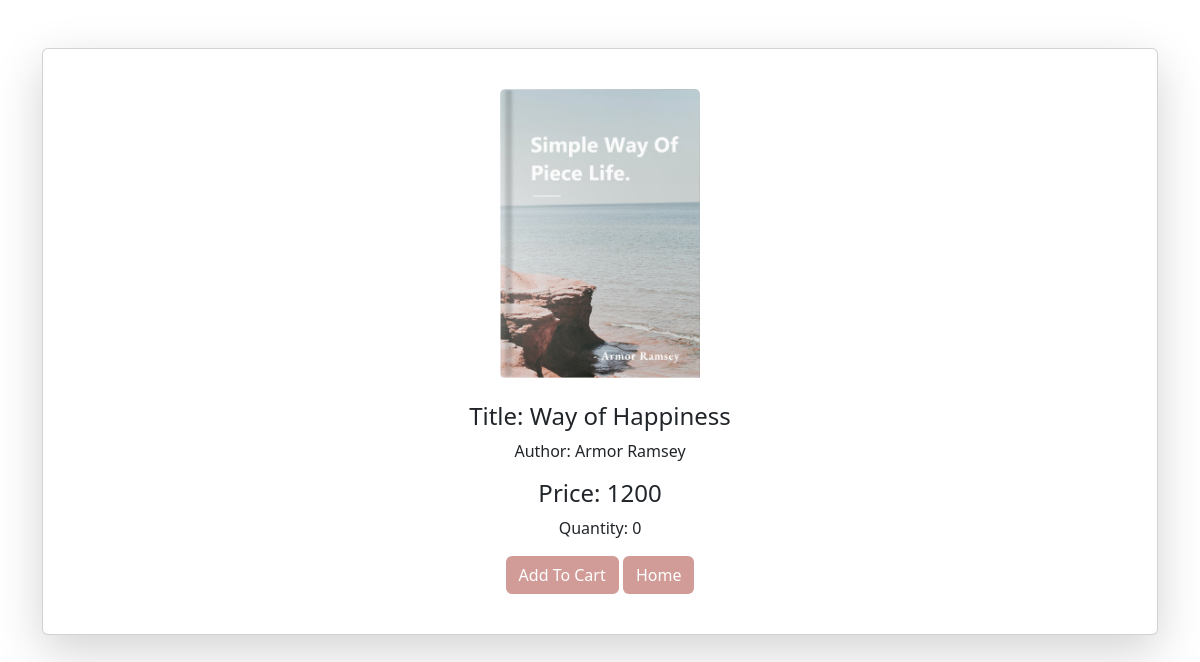
Before: /detailbook/13/ with the older database file.
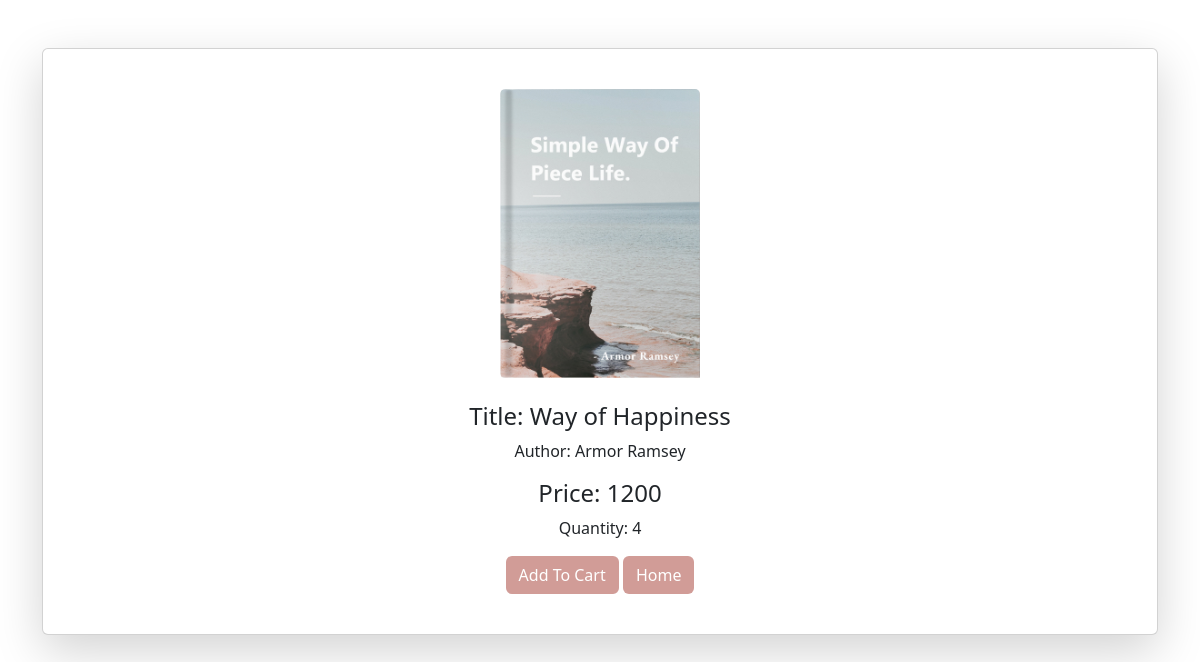
After: the same page with the newer database file.
### Bookapp/models.py (models this page shows, shortened)
class Books(models.Model):
    title = models.CharField(max_length=200,null=True)
    price = models.IntegerField(null=True)
    image = models.ImageField(upload_to='book_media')
    quantity = models.IntegerField()
    author =models.ForeignKey(Author, on_delete=models.CASCADE)

class Author(models.Model):
    name = models.CharField(max_length=300,null=True)
    def __str__(self):
        return '{}'.format(self.name)

### userapp/views.py (the view)
# urls.py: path('detailbook/<int:book_id>/',views.detailsView,name='detailbook'),
def detailsView(request,book_id):
    book=Books.objects.get(id=book_id)
    return render(request,'user/user_detail.html',{'book':book})

### templates/user/user_detail.html (shortened to what this page needs)
<!DOCTYPE html>
{% load static %}
<html lang="en">
<head>
  <link href="https://cdn.jsdelivr.net/npm/bootstrap@5.3.0/dist/css/bootstrap.min.css" rel="stylesheet">
</head>
<body>
  <div class="container text-center mt-5 color-dark " >
    <div class="card shadow-lg p-4">
      <div class="card-body">
        <div class="icon-container text-success mb-4">
            <img src="{{ book.image.url }}" style="width:200px;height:auto;object-fit:cover;" class="card-img-top" alt="...">
        </div>
        <h4 class="card-title">Title: {{book.title}}</h4>
        <p class="card-text">Author: {{book.author}}</p>
        <h4>Price: {{book.price}}</h4>
        <p>Quantity: {{book.quantity}}</p>
        <a href="{% url 'addtocart' book.id %}" class="btn btn- text-white" style="background-color: #D19C97;">Add To Cart</a>
          <a href="{% url 'userlist' %}" class="btn btn- text-white" style="background-color: #D19C97;">Home</a>
      </div>
    </div>
  </div>
  <link href="https://cdn.jsdelivr.net/npm/bootstrap-icons/font/bootstrap-icons.css" rel="stylesheet">
</body>
</html>

Changed rows visible on the page:
changed Books "Way of Happiness": quantity "0" → "4"
